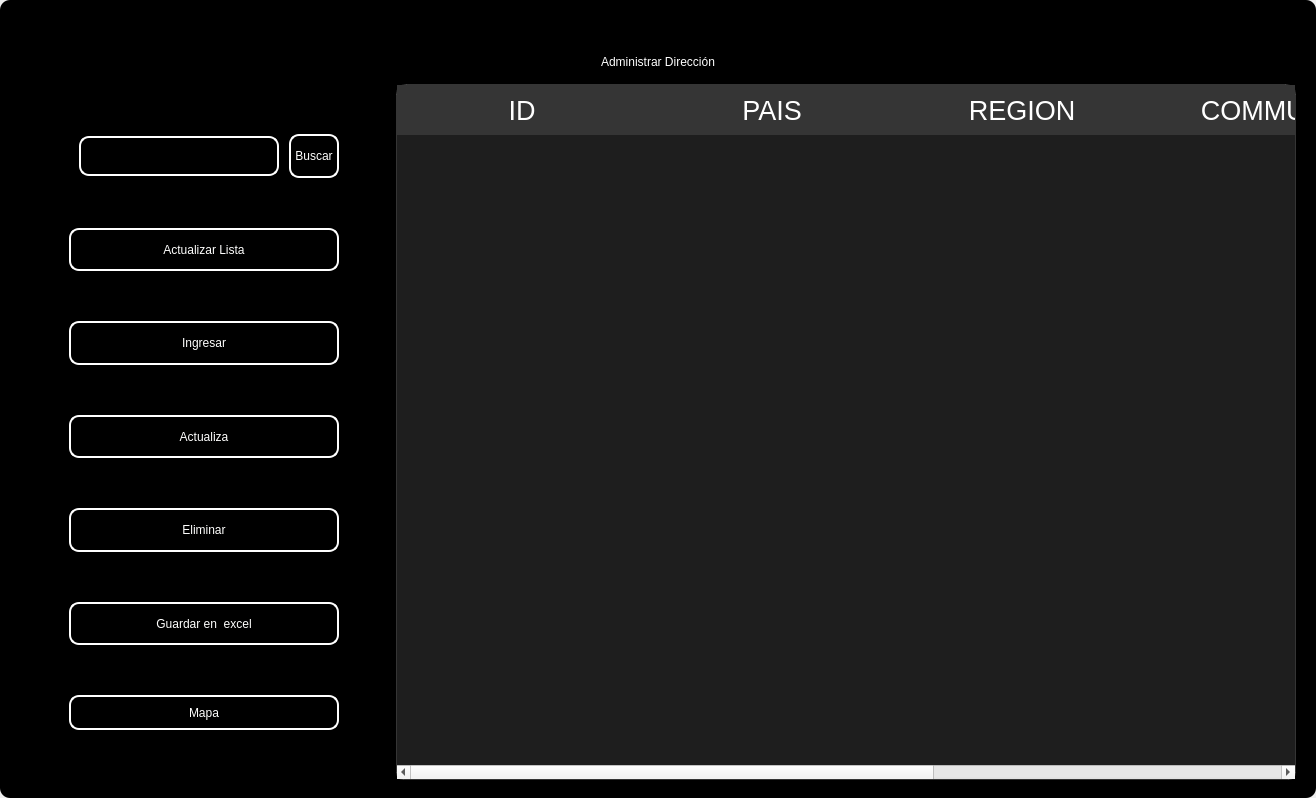
<?xml version="1.0" encoding="UTF-8"?>
<ui version="4.0">
 <class>MainWindow</class>
 <widget class="QMainWindow" name="MainWindow">
  <property name="geometry">
   <rect>
    <x>0</x>
    <y>0</y>
    <width>1316</width>
    <height>798</height>
   </rect>
  </property>
  <property name="windowTitle">
   <string>MainWindow</string>
  </property>
  <property name="styleSheet">
   <string notr="true"/>
  </property>
  <widget class="QWidget" name="centralwidget">
   <property name="styleSheet">
    <string notr="true"/>
   </property>
   <layout class="QVBoxLayout" name="verticalLayout">
    <property name="spacing">
     <number>0</number>
    </property>
    <property name="leftMargin">
     <number>0</number>
    </property>
    <property name="topMargin">
     <number>0</number>
    </property>
    <property name="rightMargin">
     <number>0</number>
    </property>
    <property name="bottomMargin">
     <number>0</number>
    </property>
    <item>
     <widget class="QFrame" name="frame">
      <property name="enabled">
       <bool>true</bool>
      </property>
      <property name="styleSheet">
       <string notr="true">
QFrame {
border-radius:10px;
	background-color: rgb(0, 0, 0);
 }
</string>
      </property>
      <property name="frameShape">
       <enum>QFrame::StyledPanel</enum>
      </property>
      <property name="frameShadow">
       <enum>QFrame::Raised</enum>
      </property>
      <layout class="QVBoxLayout" name="verticalLayout_2">
       <item>
        <widget class="QFrame" name="frame_superior">
         <property name="minimumSize">
          <size>
           <width>0</width>
           <height>40</height>
          </size>
         </property>
         <property name="maximumSize">
          <size>
           <width>16777215</width>
           <height>40</height>
          </size>
         </property>
         <property name="styleSheet">
          <string notr="true">QPushButton{
border-radius:18px;
}

QPushButton:hover{
	background-color: rgb(0, 0, 0);
}
</string>
         </property>
         <property name="frameShape">
          <enum>QFrame::StyledPanel</enum>
         </property>
         <property name="frameShadow">
          <enum>QFrame::Raised</enum>
         </property>
         <layout class="QHBoxLayout" name="horizontalLayout_3">
          <property name="spacing">
           <number>4</number>
          </property>
          <property name="leftMargin">
           <number>0</number>
          </property>
          <property name="topMargin">
           <number>0</number>
          </property>
          <property name="rightMargin">
           <number>0</number>
          </property>
          <property name="bottomMargin">
           <number>0</number>
          </property>
          <item>
           <widget class="QPushButton" name="btn_icon">
            <property name="text">
             <string/>
            </property>
            <property name="iconSize">
             <size>
              <width>40</width>
              <height>40</height>
             </size>
            </property>
           </widget>
          </item>
          <item>
           <spacer name="horizontalSpacer_2">
            <property name="orientation">
             <enum>Qt::Horizontal</enum>
            </property>
            <property name="sizeHint" stdset="0">
             <size>
              <width>443</width>
              <height>20</height>
             </size>
            </property>
           </spacer>
          </item>
          <item>
           <widget class="QPushButton" name="btn_exit">
            <property name="minimumSize">
             <size>
              <width>38</width>
              <height>38</height>
             </size>
            </property>
            <property name="maximumSize">
             <size>
              <width>38</width>
              <height>38</height>
             </size>
            </property>
            <property name="cursor">
             <cursorShape>PointingHandCursor</cursorShape>
            </property>
            <property name="text">
             <string/>
            </property>
            <property name="iconSize">
             <size>
              <width>35</width>
              <height>35</height>
             </size>
            </property>
           </widget>
          </item>
          <item>
           <widget class="QPushButton" name="bt_minimizar">
            <property name="minimumSize">
             <size>
              <width>38</width>
              <height>38</height>
             </size>
            </property>
            <property name="maximumSize">
             <size>
              <width>38</width>
              <height>38</height>
             </size>
            </property>
            <property name="cursor">
             <cursorShape>PointingHandCursor</cursorShape>
            </property>
            <property name="text">
             <string/>
            </property>
            <property name="icon">
             <iconset>
              <normaloff>image/minus.svg</normaloff>image/minus.svg</iconset>
            </property>
            <property name="iconSize">
             <size>
              <width>38</width>
              <height>38</height>
             </size>
            </property>
           </widget>
          </item>
          <item>
           <widget class="QPushButton" name="bt_maximizar">
            <property name="minimumSize">
             <size>
              <width>38</width>
              <height>38</height>
             </size>
            </property>
            <property name="maximumSize">
             <size>
              <width>38</width>
              <height>38</height>
             </size>
            </property>
            <property name="cursor">
             <cursorShape>PointingHandCursor</cursorShape>
            </property>
            <property name="text">
             <string/>
            </property>
            <property name="icon">
             <iconset>
              <normaloff>image/chevron-up.svg</normaloff>image/chevron-up.svg</iconset>
            </property>
            <property name="iconSize">
             <size>
              <width>38</width>
              <height>38</height>
             </size>
            </property>
           </widget>
          </item>
          <item>
           <widget class="QPushButton" name="bt_restaurar">
            <property name="minimumSize">
             <size>
              <width>38</width>
              <height>38</height>
             </size>
            </property>
            <property name="maximumSize">
             <size>
              <width>38</width>
              <height>38</height>
             </size>
            </property>
            <property name="cursor">
             <cursorShape>PointingHandCursor</cursorShape>
            </property>
            <property name="text">
             <string/>
            </property>
            <property name="icon">
             <iconset>
              <normaloff>image/chevron-down.svg</normaloff>image/chevron-down.svg</iconset>
            </property>
            <property name="iconSize">
             <size>
              <width>38</width>
              <height>38</height>
             </size>
            </property>
           </widget>
          </item>
          <item>
           <widget class="QPushButton" name="bt_cerrar">
            <property name="minimumSize">
             <size>
              <width>38</width>
              <height>38</height>
             </size>
            </property>
            <property name="maximumSize">
             <size>
              <width>38</width>
              <height>38</height>
             </size>
            </property>
            <property name="cursor">
             <cursorShape>PointingHandCursor</cursorShape>
            </property>
            <property name="text">
             <string/>
            </property>
            <property name="icon">
             <iconset>
              <normaloff>image/x.svg</normaloff>image/x.svg</iconset>
            </property>
            <property name="iconSize">
             <size>
              <width>38</width>
              <height>38</height>
             </size>
            </property>
           </widget>
          </item>
         </layout>
        </widget>
       </item>
       <item>
        <widget class="QLabel" name="label">
         <property name="styleSheet">
          <string notr="true">font: 30pt &quot;MS Shell Dlg 2&quot;;
color: rgb(255, 255, 255);</string>
         </property>
         <property name="text">
          <string>Administrar Dirección</string>
         </property>
         <property name="alignment">
          <set>Qt::AlignCenter</set>
         </property>
        </widget>
       </item>
       <item>
        <widget class="QFrame" name="frame_3">
         <property name="minimumSize">
          <size>
           <width>0</width>
           <height>0</height>
          </size>
         </property>
         <property name="frameShape">
          <enum>QFrame::StyledPanel</enum>
         </property>
         <property name="frameShadow">
          <enum>QFrame::Raised</enum>
         </property>
         <layout class="QHBoxLayout" name="horizontalLayout_4">
          <property name="leftMargin">
           <number>9</number>
          </property>
          <property name="topMargin">
           <number>9</number>
          </property>
          <property name="rightMargin">
           <number>9</number>
          </property>
          <item>
           <layout class="QVBoxLayout" name="verticalLayout_4">
            <property name="spacing">
             <number>50</number>
            </property>
            <property name="sizeConstraint">
             <enum>QLayout::SetDefaultConstraint</enum>
            </property>
            <property name="leftMargin">
             <number>50</number>
            </property>
            <property name="topMargin">
             <number>50</number>
            </property>
            <property name="rightMargin">
             <number>50</number>
            </property>
            <property name="bottomMargin">
             <number>50</number>
            </property>
            <item>
             <layout class="QHBoxLayout" name="horizontalLayout">
              <property name="spacing">
               <number>10</number>
              </property>
              <property name="leftMargin">
               <number>10</number>
              </property>
              <property name="topMargin">
               <number>0</number>
              </property>
              <property name="bottomMargin">
               <number>0</number>
              </property>
              <item>
               <widget class="QLineEdit" name="searchtxt">
                <property name="minimumSize">
                 <size>
                  <width>200</width>
                  <height>25</height>
                 </size>
                </property>
                <property name="maximumSize">
                 <size>
                  <width>150</width>
                  <height>40</height>
                 </size>
                </property>
                <property name="styleSheet">
                 <string notr="true">QLabel {
	color: rgb(255, 255, 254);
	font: 12pt &quot;Arial&quot;;
	background-color: rgba(0, 0, 0,0);
}

QTextEdit{
background-color: rgba(0, 0, 0,0);
border-radius:10px; 
font: 12pt &quot;Arial&quot;;
color: rgb(255, 255, 254);
border: 2px solid  rgb(255, 255, 255);

}

QTextEdit:hover{
background-color: rgba(0, 0, 0,0);
border-radius:10px; 
font: 12pt &quot;Arial&quot;;
border: 2px solid  rgb(120, 0, 171);
}

QTextEdit:focus{
background-color: rgb(0, 0, 0);
border-radius:10px; 
font: 12pt &quot;Arial&quot;;
border: 2px solid rgb(120, 0, 171);
}

QLineEdit{
background-color: rgba(0, 0, 0,0);
border-radius:10px; 
font: 12pt &quot;Arial&quot;;
color: rgb(255, 255, 254);
border: 2px solid  rgb(255, 255, 255);

}

QLineEdit:hover{
background-color: rgba(0, 0, 0,0);
border-radius:10px; 
font: 12pt &quot;Arial&quot;;
border: 2px solid  rgb(120, 0, 171);
}

QLineEdit:focus{
background-color: rgb(0, 0, 0);
border-radius:10px; 
font: 12pt &quot;Arial&quot;;
border: 2px solid rgb(120, 0, 171);
}

QCheckBox{
	font: 12pt &quot;Arial&quot;;
	color: rgb(255, 255, 255);
}

QCheckBox::indicator {
    width: 18px;
    height:18px;
}

QCheckBox::indicator:unchecked {
   background-image: url(image/square.svg);
}

QCheckBox::indicator:checked {
   background-image: url(image/check-square.svg);
}

QPushButton{
border-radius:10px; 
font: 12pt &quot;Arial&quot;;
color: rgb(255, 255, 254);
border: 2px solid #ffffff;
}

QPushButton:hover{
border-radius:10px; 
font: 12pt &quot;Arial&quot;;
color: rgb(255, 255, 255);
border: 2px solid rgb(120, 0, 171);
	background-color: rgb(120, 0, 171);
}
</string>
                </property>
               </widget>
              </item>
              <item>
               <widget class="QPushButton" name="btn_search">
                <property name="sizePolicy">
                 <sizepolicy hsizetype="Minimum" vsizetype="Fixed">
                  <horstretch>0</horstretch>
                  <verstretch>0</verstretch>
                 </sizepolicy>
                </property>
                <property name="minimumSize">
                 <size>
                  <width>0</width>
                  <height>15</height>
                 </size>
                </property>
                <property name="maximumSize">
                 <size>
                  <width>100</width>
                  <height>50</height>
                 </size>
                </property>
                <property name="cursor">
                 <cursorShape>PointingHandCursor</cursorShape>
                </property>
                <property name="styleSheet">
                 <string notr="true">QPushButton{
border-radius:10px; 
font: 12pt &quot;Arial&quot;;
color: rgb(255, 255, 254);
border: 2px solid #ffffff;
}

QPushButton:hover{
border-radius:10px; 
font: 12pt &quot;Arial&quot;;
color: rgb(255, 255, 255);
border: 2px solid rgb(120, 0, 171);
	background-color: rgb(120, 0, 171);
}</string>
                </property>
                <property name="text">
                 <string>Buscar</string>
                </property>
               </widget>
              </item>
             </layout>
            </item>
            <item>
             <widget class="QPushButton" name="btn_get">
              <property name="minimumSize">
               <size>
                <width>50</width>
                <height>40</height>
               </size>
              </property>
              <property name="maximumSize">
               <size>
                <width>300</width>
                <height>50</height>
               </size>
              </property>
              <property name="cursor">
               <cursorShape>PointingHandCursor</cursorShape>
              </property>
              <property name="styleSheet">
               <string notr="true">QPushButton{
border-radius:10px; 
font: 12pt &quot;Arial&quot;;
color: rgb(255, 255, 254);
border: 2px solid #ffffff;
}

QPushButton:hover{
border-radius:10px; 
font: 12pt &quot;Arial&quot;;
color: rgb(255, 255, 255);
border: 2px solid rgb(120, 0, 171);
	background-color: rgb(120, 0, 171);
}</string>
              </property>
              <property name="text">
               <string>Actualizar Lista</string>
              </property>
              <property name="iconSize">
               <size>
                <width>35</width>
                <height>35</height>
               </size>
              </property>
             </widget>
            </item>
            <item>
             <widget class="QPushButton" name="btn_add">
              <property name="minimumSize">
               <size>
                <width>0</width>
                <height>40</height>
               </size>
              </property>
              <property name="maximumSize">
               <size>
                <width>300</width>
                <height>50</height>
               </size>
              </property>
              <property name="cursor">
               <cursorShape>PointingHandCursor</cursorShape>
              </property>
              <property name="styleSheet">
               <string notr="true">QPushButton{
border-radius:10px; 
font: 12pt &quot;Arial&quot;;
color: rgb(255, 255, 254);
border: 2px solid #ffffff;
}

QPushButton:hover{
border-radius:10px; 
font: 12pt &quot;Arial&quot;;
color: rgb(255, 255, 255);
border: 2px solid rgb(120, 0, 171);
	background-color: rgb(120, 0, 171);
}</string>
              </property>
              <property name="text">
               <string>Ingresar</string>
              </property>
              <property name="iconSize">
               <size>
                <width>35</width>
                <height>35</height>
               </size>
              </property>
             </widget>
            </item>
            <item>
             <widget class="QPushButton" name="btn_update">
              <property name="minimumSize">
               <size>
                <width>0</width>
                <height>40</height>
               </size>
              </property>
              <property name="maximumSize">
               <size>
                <width>300</width>
                <height>50</height>
               </size>
              </property>
              <property name="cursor">
               <cursorShape>PointingHandCursor</cursorShape>
              </property>
              <property name="styleSheet">
               <string notr="true">QPushButton{
border-radius:10px; 
font: 12pt &quot;Arial&quot;;
color: rgb(255, 255, 254);
border: 2px solid #ffffff;
}

QPushButton:hover{
border-radius:10px; 
font: 12pt &quot;Arial&quot;;
color: rgb(255, 255, 255);
border: 2px solid rgb(120, 0, 171);
	background-color: rgb(120, 0, 171);
}</string>
              </property>
              <property name="text">
               <string>Actualiza</string>
              </property>
              <property name="iconSize">
               <size>
                <width>35</width>
                <height>35</height>
               </size>
              </property>
             </widget>
            </item>
            <item>
             <widget class="QPushButton" name="btn_delete">
              <property name="minimumSize">
               <size>
                <width>0</width>
                <height>40</height>
               </size>
              </property>
              <property name="maximumSize">
               <size>
                <width>300</width>
                <height>50</height>
               </size>
              </property>
              <property name="cursor">
               <cursorShape>PointingHandCursor</cursorShape>
              </property>
              <property name="styleSheet">
               <string notr="true">QPushButton{
border-radius:10px; 
font: 12pt &quot;Arial&quot;;
color: rgb(255, 255, 254);
border: 2px solid #ffffff;
}

QPushButton:hover{
border-radius:10px; 
font: 12pt &quot;Arial&quot;;
color: rgb(255, 255, 255);
border: 2px solid rgb(120, 0, 171);
	background-color: rgb(120, 0, 171);
}</string>
              </property>
              <property name="text">
               <string>Eliminar</string>
              </property>
              <property name="iconSize">
               <size>
                <width>35</width>
                <height>35</height>
               </size>
              </property>
             </widget>
            </item>
            <item>
             <widget class="QPushButton" name="btn_excel">
              <property name="minimumSize">
               <size>
                <width>10</width>
                <height>40</height>
               </size>
              </property>
              <property name="maximumSize">
               <size>
                <width>300</width>
                <height>50</height>
               </size>
              </property>
              <property name="cursor">
               <cursorShape>PointingHandCursor</cursorShape>
              </property>
              <property name="styleSheet">
               <string notr="true">QPushButton{
border-radius:10px; 
font: 12pt &quot;Arial&quot;;
color: rgb(255, 255, 254);
border: 2px solid #ffffff;
}

QPushButton:hover{
border-radius:10px; 
font: 12pt &quot;Arial&quot;;
color: rgb(255, 255, 255);
border: 2px solid rgb(120, 0, 171);
	background-color: rgb(120, 0, 171);
}</string>
              </property>
              <property name="text">
               <string>Guardar en  excel</string>
              </property>
              <property name="iconSize">
               <size>
                <width>35</width>
                <height>35</height>
               </size>
              </property>
             </widget>
            </item>
            <item>
             <widget class="QPushButton" name="btn_maps">
              <property name="minimumSize">
               <size>
                <width>0</width>
                <height>35</height>
               </size>
              </property>
              <property name="styleSheet">
               <string notr="true">QPushButton{
border-radius:10px; 
font: 12pt &quot;Arial&quot;;
color: rgb(255, 255, 254);
border: 2px solid #ffffff;
}

QPushButton:hover{
border-radius:10px; 
font: 12pt &quot;Arial&quot;;
color: rgb(255, 255, 255);
border: 2px solid rgb(120, 0, 171);
	background-color: rgb(120, 0, 171);
}</string>
              </property>
              <property name="text">
               <string>Mapa</string>
              </property>
             </widget>
            </item>
           </layout>
          </item>
          <item>
           <widget class="QTableWidget" name="table_address">
            <property name="minimumSize">
             <size>
              <width>900</width>
              <height>0</height>
             </size>
            </property>
            <property name="maximumSize">
             <size>
              <width>700</width>
              <height>16777215</height>
             </size>
            </property>
            <property name="styleSheet">
             <string notr="true">QTableView {
	background-color: rgba(255, 255, 255, 30); 	
	border: 1px solid rgba(255,255,255,40);
	border-bottom-right-radius: 7px; 
	border-bottom-left-radius: 7px; 
	color: white;
	font: 15pt &quot;MS Shell Dlg 2&quot;;
}

QHeaderView::section {
background-color: rgb(53, 53, 53);
color: white;
border: none;
height: 50px;
font-size: 20pt;
}

QTableView::item {
    border-style: none;
    border-bottom: 1px solid rgba(255,255,255,50);
    padding-left: auto;
    padding-right: auto;
}

QTableView::item:selected{
	border: none;
	color: rgb(255, 255, 255);
    background-color: rgba(255, 255, 255, 50);
}
</string>
            </property>
            <property name="lineWidth">
             <number>1</number>
            </property>
            <property name="editTriggers">
             <set>QAbstractItemView::NoEditTriggers</set>
            </property>
            <attribute name="horizontalHeaderDefaultSectionSize">
             <number>250</number>
            </attribute>
            <column>
             <property name="text">
              <string>ID</string>
             </property>
            </column>
            <column>
             <property name="text">
              <string>PAIS</string>
             </property>
            </column>
            <column>
             <property name="text">
              <string>REGION</string>
             </property>
            </column>
            <column>
             <property name="text">
              <string>COMMUNE</string>
             </property>
            </column>
            <column>
             <property name="text">
              <string>DESCRIPCIÓN</string>
             </property>
            </column>
           </widget>
          </item>
         </layout>
        </widget>
       </item>
      </layout>
     </widget>
    </item>
   </layout>
  </widget>
 </widget>
 <resources/>
 <connections/>
</ui>
